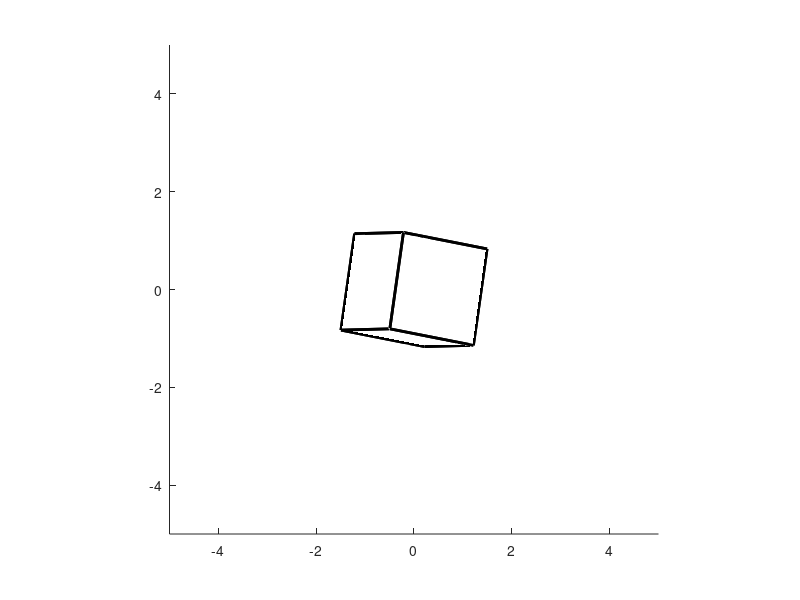

Reproduce this figure in MATLAB.
drawCube([0,0,0,2,30,1.5,349],'FaceColor','white','EdgeColor','black','LineWidth',2,'FaceAlpha',0.8);

axis equal;
axis([-5,5,-5,5,-5,5]);